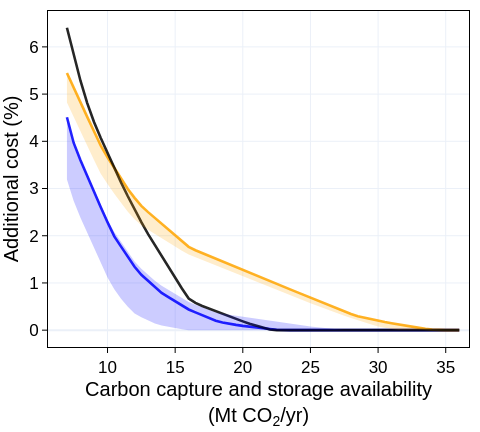

Notebook source saved alongside this figure:
### Code cell
fig = go.Figure()

for (ssp, reg), grp in df_total_cost.groupby(["SSP-RCP", "Regionalization level"]):
    if reg in ['base_wo_iam', 'spat_fore_back']:
        grp_sorted = grp.sort_values("Run")
        fig.add_trace(go.Scatter(
            x=grp_sorted["Run"],
            y=grp_sorted["Additional cost (%)"],
            mode="lines",
            line=dict(
                color=c[ssp], #reg_colors[reg],
                # dash=ssp_ls[ssp],
                width=2.6 if reg in ['base_wo_iam', 'spat_fore_back'] else 1.6,
            ),
            opacity=0.85,
            name=f'{reg_level_name_dict_2050[reg]} - {ssp}' if ssp != 'base_wo_iam' else reg_level_name_dict_2050[reg],
            showlegend=show_legend,
            hovertemplate=(
                f"<b>Prosp. reg level:</b> {f'{reg_level_name_dict_2050[reg]} - {ssp}' if ssp != 'base_wo_iam' else reg_level_name_dict_2050[reg]}<br>"
                "<b>CCS avail.:</b> %{x} Mt CO<sub>2</sub>/yr<br>"
                "<b>Value:</b> %{y:.2f}%"
                "<extra></extra>"
            ),
        ))

for ssp_rcp in ['SSP2-L', 'SSP5-H']:
    df_area = df_total_cost[df_total_cost['SSP-RCP'] == ssp_rcp]
    grouped = df_area.groupby('Run')['Additional cost (%)'].agg(['min', 'max']).sort_index()

    x = list(grouped.index)
    x_rev = x[::-1]
    y_lower = list(grouped['min'])[::-1]
    y_upper = list(grouped['max'])

    fig.add_trace(go.Scatter(
        x=x+x_rev,
        y=y_upper+y_lower,
        fill='toself',
        showlegend=show_legend,
        name=f"{ssp_rcp} (other levels)",
        fillcolor=c[ssp_rcp],
        line=dict(width=0),
        opacity=0.2,
    ))

fig.update_layout(
    width=480 if not show_legend else 700,
    height=432,
    xaxis=dict(
        title=dict(text="Carbon capture and storage availability<br>(Mt CO<sub>2</sub>/yr)", font=dict(size=20), standoff=5),
        tickfont=dict(size=17),
        range=[0.8 * df_total_cost['Run'].min(), df_total_cost['Run'].max() * 1.02],
    ),
    yaxis=dict(
        title=dict(text="Additional cost (%)", font=dict(size=20), standoff=5),
        tickfont=dict(size=17),
    ),
    plot_bgcolor="white",
    margin=dict(l=10, r=10, t=10, b=10),
)

# fig.add_vrect(
#     x0=no_more_ng_min, x1=low_ng_min,
#     fillcolor="yellow", opacity=0.2, line_width=0,
#     name="All configs. ≤10 TWh NG imports",
#     legendgroup="shading",
#     legendgrouptitle_text="Shaded regions",
#     showlegend=show_legend,
# )
# fig.add_vrect(
#     x0=avail[0]['lower_bound'] / 1e3, x1=no_more_ng_min,
#     fillcolor="green", opacity=0.1, line_width=0,
#     name="All configs. no NG imports",
#     legendgroup="shading",
#     legendgrouptitle_text="Shaded regions",
#     showlegend=show_legend,
# )

if show_legend:
    fig.update_layout(
        legend=dict(
            orientation="v",
            yanchor="top", y=1,
            xanchor="left", x=1.02,
            font=dict(size=13),
            groupclick="toggleitem",
            title_text="Prospective-regionalization modeling level",
        )
    )

fig.show()

if save_results:
    # fig.write_image(
    #     f'../03_Results/Figures/sensitivity_analysis/carbon_seq_avail_cost.pdf'
    # )
    fig.update_layout(width=None, height=None)
    fig.write_html(
        f'../03_Results/Figures/sensitivity_analysis/carbon_seq_avail_cost.html',
        include_plotlyjs=True,
        full_html=True,
    )

### Figure 1 — Plotly figure (JSON) as saved in the notebook; plotly's stock layout.template omitted (floating-point values rounded to 4 significant figures)
{"data": [{"hovertemplate": "<b>Prosp. reg level:</b> IAM+Spat.+Fore.+Back. - SSP2-L<br><b>CCS avail.:</b> %{x} Mt CO<sub>2</sub>/yr<br><b>Value:</b> %{y:.2f}%<extra></extra>", "line": {"color": "blue", "width": 2.6}, "mode": "lines", "name": "IAM+Spat.+Fore.+Back. - SSP2-L", "opacity": 0.85, "showlegend": false, "x": [7.0, 7.5, 8.0, 8.5, 9.0, 9.5, 10.0, 10.5, 11.0, 11.5, 12.0, 12.5, 13.0, 13.5, 14.0, 14.5, 15.0, 15.5, 16.0, 16.5, 17.0, 17.5, 18.0, 18.5, 19.0, 19.5, 20.0, 20.5, 21.0, 21.5, 22.0, 22.5, 23.0, 23.5, 24.0, 24.5, 25.0, 25.5, 26.0, 26.5, 27.0, 27.5, 28.0, 28.5, 29.0, 29.5, 30.0, 30.5, 31.0, 31.5, 32.0, 32.5, 33.0, 33.5, 34.0, 34.5, 35.0, 35.5, 36.0], "y": [4.509, 3.965, 3.601, 3.261, 2.93, 2.604, 2.287, 1.986, 1.77, 1.555, 1.342, 1.173, 1.039, 0.9099, 0.79, 0.7007, 0.6113, 0.522, 0.4383, 0.3767, 0.3154, 0.2542, 0.201, 0.164, 0.1339, 0.1116, 0.09061, 0.06984, 0.05291, 0.03803, 0.02319, 0.009582, 0.000269, 0.000269, 0.000269, 0.000269, 0.000269, 0.000269, 0.000269, 0.000269, 0.000269, 0.000269, 0.000269, 0.000269, 0.000269, 0.000269, 0.000269, 0.000269, 0.000269, 0.000269, 0.000269, 0.000269, 0.000269, 0.000269, 0.000269, 0.000269, 0.000269, 0.000269, 0.000269], "type": "scatter"}, {"hovertemplate": "<b>Prosp. reg level:</b> IAM+Spat.+Fore.+Back. - SSP5-H<br><b>CCS avail.:</b> %{x} Mt CO<sub>2</sub>/yr<br><b>Value:</b> %{y:.2f}%<extra></extra>", "line": {"color": "orange", "width": 2.6}, "mode": "lines", "name": "IAM+Spat.+Fore.+Back. - SSP5-H", "opacity": 0.85, "showlegend": false, "x": [7.0, 7.5, 8.0, 8.5, 9.0, 9.5, 10.0, 10.5, 11.0, 11.5, 12.0, 12.5, 13.0, 13.5, 14.0, 14.5, 15.0, 15.5, 16.0, 16.5, 17.0, 17.5, 18.0, 18.5, 19.0, 19.5, 20.0, 20.5, 21.0, 21.5, 22.0, 22.5, 23.0, 23.5, 24.0, 24.5, 25.0, 25.5, 26.0, 26.5, 27.0, 27.5, 28.0, 28.5, 29.0, 29.5, 30.0, 30.5, 31.0, 31.5, 32.0, 32.5, 33.0, 33.5, 34.0, 34.5, 35.0, 35.5, 36.0], "y": [5.448, 5.129, 4.824, 4.519, 4.213, 3.908, 3.661, 3.432, 3.199, 2.99, 2.802, 2.631, 2.5, 2.376, 2.252, 2.128, 2.005, 1.882, 1.765, 1.694, 1.633, 1.574, 1.514, 1.455, 1.395, 1.336, 1.276, 1.217, 1.158, 1.098, 1.039, 0.9809, 0.922, 0.8637, 0.8052, 0.7467, 0.6883, 0.6299, 0.5716, 0.5135, 0.4559, 0.399, 0.3427, 0.2969, 0.2628, 0.229, 0.199, 0.1714, 0.1456, 0.1202, 0.0956, 0.07128, 0.04693, 0.0279, 0.01207, 0.0001446, 0.0001446, 0.0001446, 0.0001446], "type": "scatter"}, {"hovertemplate": "<b>Prosp. reg level:</b> Def.<br><b>CCS avail.:</b> %{x} Mt CO<sub>2</sub>/yr<br><b>Value:</b> %{y:.2f}%<extra></extra>", "line": {"color": "black", "width": 2.6}, "mode": "lines", "name": "Def.", "opacity": 0.85, "showlegend": false, "x": [7.0, 7.5, 8.0, 8.5, 9.0, 9.5, 10.0, 10.5, 11.0, 11.5, 12.0, 12.5, 13.0, 13.5, 14.0, 14.5, 15.0, 15.5, 16.0, 16.5, 17.0, 17.5, 18.0, 18.5, 19.0, 19.5, 20.0, 20.5, 21.0, 21.5, 22.0, 22.5, 23.0, 23.5, 24.0, 24.5, 25.0, 25.5, 26.0, 26.5, 27.0, 27.5, 28.0, 28.5, 29.0, 29.5, 30.0, 30.5, 31.0, 31.5, 32.0, 32.5, 33.0, 33.5, 34.0, 34.5, 35.0, 35.5, 36.0], "y": [6.404, 5.818, 5.283, 4.81, 4.41, 4.071, 3.748, 3.438, 3.128, 2.836, 2.552, 2.287, 2.034, 1.8, 1.567, 1.335, 1.106, 0.8827, 0.6713, 0.5768, 0.5114, 0.4545, 0.3994, 0.3462, 0.293, 0.2398, 0.1865, 0.1349, 0.08939, 0.04818, 0.01412, 0.00139, 0.00139, 0.00139, 0.00139, 0.00139, 0.00139, 0.00139, 0.00139, 0.00139, 0.00139, 0.00139, 0.00139, 0.00139, 0.00139, 0.00139, 0.00139, 0.00139, 0.00139, 0.00139, 0.00139, 0.00139, 0.00139, 0.00139, 0.00139, 0.00139, 0.00139, 0.00139, 0.00139], "type": "scatter"}, {"fill": "toself", "fillcolor": "blue", "line": {"width": 0}, "name": "SSP2-L (other levels)", "opacity": 0.2, "showlegend": false, "x": [7.0, 7.5, 8.0, 8.5, 9.0, 9.5, 10.0, 10.5, 11.0, 11.5, 12.0, 12.5, 13.0, 13.5, 14.0, 14.5, 15.0, 15.5, 16.0, 16.5, 17.0, 17.5, 18.0, 18.5, 19.0, 19.5, 20.0, 20.5, 21.0, 21.5, 22.0, 22.5, 23.0, 23.5, 24.0, 24.5, 25.0, 25.5, 26.0, 26.5, 27.0, 27.5, 28.0, 28.5, 29.0, 29.5, 30.0, 30.5, 31.0, 31.5, 32.0, 32.5, 33.0, 33.5, 34.0, 34.5, 35.0, 35.5, 36.0, 36.0, 35.5, 35.0, 34.5, 34.0, 33.5, 33.0, 32.5, 32.0, 31.5, 31.0, 30.5, 30.0, 29.5, 29.0, 28.5, 28.0, 27.5, 27.0, 26.5, 26.0, 25.5, 25.0, 24.5, 24.0, 23.5, 23.0, 22.5, 22.0, 21.5, 21.0, 20.5, 20.0, 19.5, 19.0, 18.5, 18.0, 17.5, 17.0, 16.5, 16.0, 15.5, 15.0, 14.5, 14.0, 13.5, 13.0, 12.5, 12.0, 11.5, 11.0, 10.5, 10.0, 9.5, 9.0, 8.5, 8.0, 7.5, 7.0], "y": [4.509, 3.985, 3.626, 3.303, 2.979, 2.658, 2.339, 2.079, 1.865, 1.656, 1.452, 1.302, 1.174, 1.047, 0.9429, 0.8552, 0.7676, 0.68, 0.5979, 0.5381, 0.4784, 0.4198, 0.3729, 0.3459, 0.3237, 0.3023, 0.2808, 0.2591, 0.2377, 0.2161, 0.1952, 0.1751, 0.1547, 0.1353, 0.116, 0.09708, 0.07909, 0.06116, 0.04325, 0.02591, 0.01129, 0.00227, 0.00227, 0.00227, 0.00227, 0.00227, 0.00227, 0.00227, 0.00227, 0.00227, 0.00227, 0.00227, 0.00227, 0.00227, 0.00227, 0.00227, 0.00227, 0.00227, 0.00227, -0.0006706, -0.0006706, -0.0006706, -0.0006706, -0.0006706, -0.0006706, -0.0006706, -0.0006706, -0.0006706, -0.0006706, -0.0006706, -0.0006706, -0.0006706, -0.0006706, -0.0006706, -0.0006706, -0.0006706, -0.0006706, -0.0006706, -0.0006706, -0.0006706, -0.0006706, -0.0006706, -0.0006706, -0.0006706, -0.0006706, -0.0006706, -0.0006706, -0.0006706, -0.0006706, -0.0006706, -0.0006706, 1.4e-13, -0.0006707, -0.0006706, -0.0006706, -0.0006706, -0.0006706, -0.0006706, -0.0006706, -0.0004756, 0.01866, 0.0433, 0.06934, 0.09913, 0.1408, 0.2032, 0.2712, 0.3533, 0.4942, 0.6655, 0.8679, 1.114, 1.427, 1.742, 2.065, 2.38, 2.734, 3.19], "type": "scatter"}, {"fill": "toself", "fillcolor": "orange", "line": {"width": 0}, "name": "SSP5-H (other levels)", "opacity": 0.2, "showlegend": false, "x": [7.0, 7.5, 8.0, 8.5, 9.0, 9.5, 10.0, 10.5, 11.0, 11.5, 12.0, 12.5, 13.0, 13.5, 14.0, 14.5, 15.0, 15.5, 16.0, 16.5, 17.0, 17.5, 18.0, 18.5, 19.0, 19.5, 20.0, 20.5, 21.0, 21.5, 22.0, 22.5, 23.0, 23.5, 24.0, 24.5, 25.0, 25.5, 26.0, 26.5, 27.0, 27.5, 28.0, 28.5, 29.0, 29.5, 30.0, 30.5, 31.0, 31.5, 32.0, 32.5, 33.0, 33.5, 34.0, 34.5, 35.0, 35.5, 36.0, 36.0, 35.5, 35.0, 34.5, 34.0, 33.5, 33.0, 32.5, 32.0, 31.5, 31.0, 30.5, 30.0, 29.5, 29.0, 28.5, 28.0, 27.5, 27.0, 26.5, 26.0, 25.5, 25.0, 24.5, 24.0, 23.5, 23.0, 22.5, 22.0, 21.5, 21.0, 20.5, 20.0, 19.5, 19.0, 18.5, 18.0, 17.5, 17.0, 16.5, 16.0, 15.5, 15.0, 14.5, 14.0, 13.5, 13.0, 12.5, 12.0, 11.5, 11.0, 10.5, 10.0, 9.5, 9.0, 8.5, 8.0, 7.5, 7.0], "y": [5.448, 5.129, 4.824, 4.519, 4.213, 3.908, 3.661, 3.432, 3.199, 2.99, 2.802, 2.631, 2.5, 2.376, 2.252, 2.128, 2.005, 1.882, 1.765, 1.694, 1.633, 1.574, 1.514, 1.455, 1.395, 1.336, 1.276, 1.217, 1.158, 1.098, 1.039, 0.9809, 0.922, 0.8637, 0.8052, 0.7467, 0.6883, 0.6299, 0.5716, 0.5135, 0.4559, 0.399, 0.3437, 0.302, 0.2676, 0.2354, 0.2059, 0.1789, 0.1532, 0.1277, 0.1028, 0.07963, 0.05939, 0.03917, 0.02113, 0.007652, 0.007652, 0.007652, 0.007652, 2.881e-13, 2.881e-13, 2.881e-13, 0.0, 2.881e-13, 2.881e-13, 2.881e-13, 2.881e-13, -5.401e-14, 0.007036, 0.02406, 0.04682, 0.07857, 0.1186, 0.1601, 0.2078, 0.2567, 0.3059, 0.3557, 0.4062, 0.459, 0.5133, 0.5691, 0.6257, 0.6824, 0.739, 0.7958, 0.8527, 0.9098, 0.9669, 1.024, 1.081, 1.139, 1.196, 1.254, 1.312, 1.369, 1.427, 1.485, 1.543, 1.601, 1.68, 1.766, 1.852, 1.94, 2.029, 2.124, 2.221, 2.348, 2.51, 2.696, 2.892, 3.097, 3.313, 3.605, 3.908, 4.212, 4.516, 4.823], "type": "scatter"}], "layout": {"xaxis": {"title": {"font": {"size": 20}, "text": "Carbon capture and storage availability<br>(Mt CO<sub>2</sub>/yr)", "standoff": 5}, "tickfont": {"size": 17}, "range": [5.6, 36.72]}, "yaxis": {"title": {"font": {"size": 20}, "text": "Additional cost (%)", "standoff": 5}, "tickfont": {"size": 17}}, "margin": {"l": 10, "r": 10, "t": 10, "b": 10}, "width": 480, "height": 432, "plot_bgcolor": "white"}}
